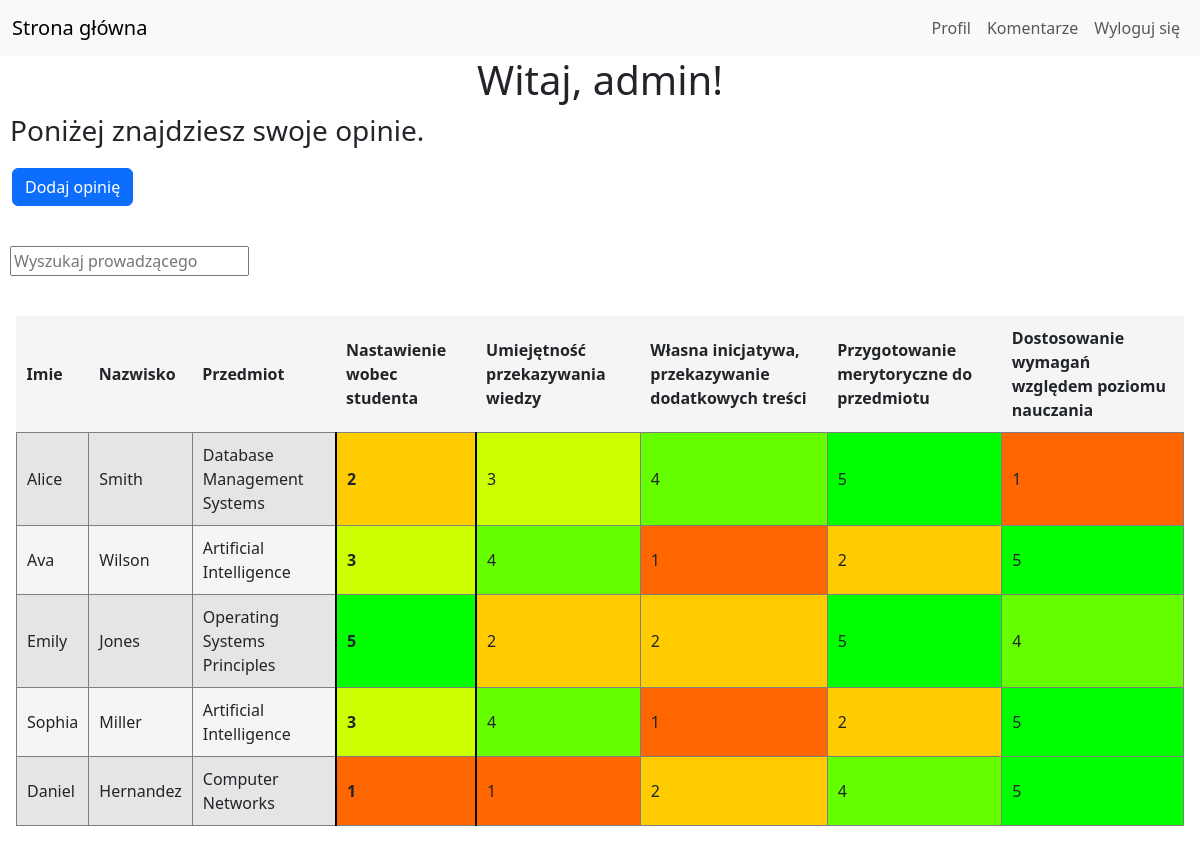
The page /profile (signed in) on the database its author committed.
### app/models.py (models this page shows, shortened)
class User(UserMixin, db.Model):
    id: so.Mapped[int] = so.mapped_column(primary_key=True)
    username: so.Mapped[str] = so.mapped_column(sa.String(64), index=True, unique=True)
    email: so.Mapped[str] = so.mapped_column(sa.String(120), index=True, unique=True)
    password_hash: so.Mapped[str] = so.mapped_column(sa.String(256))
    is_admin: so.Mapped[bool] = so.mapped_column()

class Lecturer(db.Model):
    id: so.Mapped[int] = so.mapped_column(primary_key=True)
    name: so.Mapped[str] = so.mapped_column(sa.String(100))
    surname: so.Mapped[str] = so.mapped_column(sa.String(100))

class Course(db.Model):
    id: so.Mapped[int] = so.mapped_column(primary_key=True)
    lecturer_id: so.Mapped[int] = so.mapped_column(sa.ForeignKey(Lecturer.id))
    name: so.Mapped[str] = so.mapped_column(sa.String(100))

class Opinion(db.Model):
    id: so.Mapped[int] = so.mapped_column(primary_key=True)
    user_id: so.Mapped[int] = so.mapped_column(sa.ForeignKey(User.id))
    course_id: so.Mapped[int] = so.mapped_column(sa.ForeignKey(Course.id))
    nastawienie: so.Mapped[int] = so.mapped_column()
    przekazywanie_wiedzy: so.Mapped[int] = so.mapped_column()
    inicjatywa: so.Mapped[int] = so.mapped_column()
    przygotowanie: so.Mapped[int] = so.mapped_column()
    dostosowanie_wymagan: so.Mapped[int] = so.mapped_column()
    comment: so.Mapped[str] = so.mapped_column(sa.String(1024))

### app/routes.py (the view)
@main.route('/profile')
@login_required
def profile():
    headers = (
        'Imie', 'Nazwisko', 'Przedmiot', 'Nastawienie wobec studenta', 'Umiejętność przekazywania wiedzy',
        'Własna inicjatywa, przekazywanie dodatkowych treści', 'Przygotowanie merytoryczne do przedmiotu',
        'Dostosowanie wymagań względem poziomu nauczania')
    user_opinions = (db.session.query(
        Lecturer.name,
        Lecturer.surname,
        Course.name,
        Opinion.nastawienie,
        Opinion.przekazywanie_wiedzy,
        Opinion.inicjatywa,
        Opinion.przygotowanie,
        Opinion.dostosowanie_wymagan
    ).join(
        Course,
        Course.id == Opinion.course_id
    ).join(
        Lecturer,
        Lecturer.id == Course.lecturer_id
    ).where(Opinion.user_id == current_user.id).all())
    user_opinions_id = list(map(lambda x: int(x[0]), db.session.query(Opinion.course_id).where(Opinion.user_id == current_user.id).all()))
    lecturers_to_opinion = (db.session.query(Lecturer.name, Lecturer.surname)
                            .join(Course, Lecturer.id == Course.lecturer_id)
                            .filter(~Course.id.in_(user_opinions_id)).all())
    return render_template('profile.html', username=current_user.username,
                           opinions=user_opinions, headers=headers, add_opinion_on=lecturers_to_opinion)

### app/__init__.py (called while the page is built)
def create_app():
    app = Flask(__name__)
    app.config.from_object(Config)
    app.jinja_env.globals.update(zip=zip)
    db.init_app(app)
    with app.app_context():
        db.create_all()
        from app.helper import populate_db, clear_db
        if Config.POPULATE_DB:
            clear_db()
            populate_db()
    login_manager = LoginManager()
    login_manager.login_view = 'auth.login'
    login_manager.init_app(app)
    from .models import User
    @login_manager.user_loader
    def load_user(user_id):
        return User.query.get(int(user_id))
    from .auth import auth as auth_blueprint
    app.register_blueprint(auth_blueprint)
    from .routes import main as main_blueprint
    app.register_blueprint(main_blueprint)
    return app

### app/templates/profile.html (shortened to what this page needs)
{% extends "base.html" %}
{% block content %}
<h1 class="title">
  Witaj, {{ username }}!
</h1>
    <h3 style="margin: 10px;"> Poniżej znajdziesz swoje opinie. </h3>
    <div style="float:left; margin-top: 10px" class="container">
   <button type="button" class="btn btn-primary" data-bs-toggle="modal" data-bs-target="#exampleModal">
    Dodaj opinię
  </button>
    </div>
    <input type="text" id="searchMainTable" placeholder="Wyszukaj prowadzącego">
    <table id="mainTable">
        <tr class="mainTableHeader">
            {% for header in headers %}
            <th class="mainTableCell">{{ header }}</th>
            {% endfor %}
        </tr>
            {% for opinion in opinions %}
                <tr class="mainTableRow">
                {% for cell in opinion %}
                    <td class="mainTableCell"> {{ cell }}</td>
                {% endfor %}
                </tr>
            {% endfor %}
    </table>
{% endblock %}

### app/static/styles.css (style rules this page uses)
#mainTable { border-spacing: 0; margin: 1rem; margin-top: 40px; background-color: #f5f5f5; height: 100%; display: flex; align-items: center; justify-content: center; }
td { border: 1px solid #808080 ; }
td:nth-of-type(4) { font-weight: bold; border-right: 2px solid #000; border-left: 2px solid #000; }
.mainTableRow:nth-child(even) { background-color: #e5e5e5; }
.mainTableHeader { text-align: left; }
.mainTableCell { padding: 10px; }
#searchMainTable { margin-left: 10px; margin-top: 40px; }
.title { display: flex; align-items: center; justify-content: center; }

### rows shown on the page
User: username "admin"
Opinion: opinion "2" "3" "4" "5" "1"
Lecturer: name "Alice", surname "Smith"
Course: name "Database Management Systems"
Opinion: opinion "3" "4" "1" "2" "5"
Lecturer: name "Ava", surname "Wilson"
Course: name "Artificial Intelligence"
Opinion: opinion "5" "2" "2" "5" "4"
Lecturer: name "Emily", surname "Jones"
Course: name "Operating Systems Principles"
Opinion: opinion "3" "4" "1" "2" "5"
Lecturer: name "Sophia", surname "Miller"
Course: name "Artificial Intelligence"
Opinion: opinion "1" "1" "2" "4" "5"
Lecturer: name "Daniel", surname "Hernandez"
Course: name "Computer Networks"

### other values the page prints
{{ header }} "Imie" "Nazwisko" "Przedmiot" "Nastawienie wobec studenta" "Umiejętność przekazywania wiedzy" "Własna inicjatywa, przekazywanie dodatkowych treści" "Przygotowanie merytoryczne do przedmiotu" "Dostosowanie wymagań względem poziomu nauczania"
